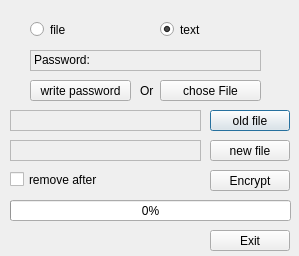
<?xml version="1.0" encoding="UTF-8"?>
<ui version="4.0">
 <class>EncrytpDecryptSymmetric</class>
 <widget class="QDialog" name="EncrytpDecryptSymmetric">
  <property name="geometry">
   <rect>
    <x>0</x>
    <y>0</y>
    <width>299</width>
    <height>256</height>
   </rect>
  </property>
  <property name="sizePolicy">
   <sizepolicy hsizetype="Preferred" vsizetype="Preferred">
    <horstretch>0</horstretch>
    <verstretch>0</verstretch>
   </sizepolicy>
  </property>
  <property name="windowTitle">
   <string>Encrypt symetric</string>
  </property>
  <widget class="QLabel" name="password_label">
   <property name="geometry">
    <rect>
     <x>30</x>
     <y>50</y>
     <width>231</width>
     <height>21</height>
    </rect>
   </property>
   <property name="frameShape">
    <enum>QFrame::StyledPanel</enum>
   </property>
   <property name="text">
    <string>Password: </string>
   </property>
   <property name="textInteractionFlags">
    <set>Qt::TextSelectableByKeyboard|Qt::TextSelectableByMouse</set>
   </property>
  </widget>
  <widget class="QPushButton" name="old_file">
   <property name="geometry">
    <rect>
     <x>210</x>
     <y>110</y>
     <width>80</width>
     <height>21</height>
    </rect>
   </property>
   <property name="text">
    <string>old file</string>
   </property>
  </widget>
  <widget class="QPushButton" name="set_key">
   <property name="geometry">
    <rect>
     <x>160</x>
     <y>80</y>
     <width>101</width>
     <height>21</height>
    </rect>
   </property>
   <property name="text">
    <string>chose File</string>
   </property>
  </widget>
  <widget class="QPushButton" name="new_file">
   <property name="geometry">
    <rect>
     <x>210</x>
     <y>140</y>
     <width>80</width>
     <height>21</height>
    </rect>
   </property>
   <property name="mouseTracking">
    <bool>false</bool>
   </property>
   <property name="tabletTracking">
    <bool>false</bool>
   </property>
   <property name="text">
    <string>new file</string>
   </property>
  </widget>
  <widget class="QLabel" name="old_file_label">
   <property name="geometry">
    <rect>
     <x>10</x>
     <y>110</y>
     <width>191</width>
     <height>21</height>
    </rect>
   </property>
   <property name="cursor">
    <cursorShape>ArrowCursor</cursorShape>
   </property>
   <property name="focusPolicy">
    <enum>Qt::NoFocus</enum>
   </property>
   <property name="frameShape">
    <enum>QFrame::StyledPanel</enum>
   </property>
   <property name="text">
    <string/>
   </property>
   <property name="textFormat">
    <enum>Qt::AutoText</enum>
   </property>
   <property name="scaledContents">
    <bool>false</bool>
   </property>
   <property name="alignment">
    <set>Qt::AlignLeading|Qt::AlignLeft|Qt::AlignVCenter</set>
   </property>
   <property name="margin">
    <number>0</number>
   </property>
   <property name="textInteractionFlags">
    <set>Qt::NoTextInteraction</set>
   </property>
  </widget>
  <widget class="QLabel" name="new_file_label">
   <property name="geometry">
    <rect>
     <x>10</x>
     <y>140</y>
     <width>191</width>
     <height>21</height>
    </rect>
   </property>
   <property name="frameShape">
    <enum>QFrame::StyledPanel</enum>
   </property>
   <property name="text">
    <string/>
   </property>
   <property name="alignment">
    <set>Qt::AlignLeading|Qt::AlignLeft|Qt::AlignVCenter</set>
   </property>
   <property name="textInteractionFlags">
    <set>Qt::NoTextInteraction</set>
   </property>
  </widget>
  <widget class="QProgressBar" name="progressCrypt">
   <property name="geometry">
    <rect>
     <x>10</x>
     <y>200</y>
     <width>281</width>
     <height>21</height>
    </rect>
   </property>
   <property name="autoFillBackground">
    <bool>false</bool>
   </property>
   <property name="value">
    <number>0</number>
   </property>
   <property name="invertedAppearance">
    <bool>false</bool>
   </property>
   <property name="textDirection">
    <enum>QProgressBar::BottomToTop</enum>
   </property>
  </widget>
  <widget class="QPushButton" name="WriteKey">
   <property name="geometry">
    <rect>
     <x>30</x>
     <y>80</y>
     <width>101</width>
     <height>21</height>
    </rect>
   </property>
   <property name="text">
    <string>write password</string>
   </property>
  </widget>
  <widget class="QPushButton" name="exit">
   <property name="geometry">
    <rect>
     <x>210</x>
     <y>230</y>
     <width>80</width>
     <height>21</height>
    </rect>
   </property>
   <property name="text">
    <string>Exit</string>
   </property>
  </widget>
  <widget class="QLabel" name="or_lbl">
   <property name="geometry">
    <rect>
     <x>140</x>
     <y>80</y>
     <width>21</width>
     <height>21</height>
    </rect>
   </property>
   <property name="text">
    <string>Or</string>
   </property>
  </widget>
  <widget class="QCheckBox" name="RemoveAfter">
   <property name="geometry">
    <rect>
     <x>10</x>
     <y>170</y>
     <width>88</width>
     <height>19</height>
    </rect>
   </property>
   <property name="text">
    <string>remove after</string>
   </property>
  </widget>
  <widget class="QPushButton" name="convert">
   <property name="geometry">
    <rect>
     <x>210</x>
     <y>170</y>
     <width>80</width>
     <height>21</height>
    </rect>
   </property>
   <property name="text">
    <string>Encrypt</string>
   </property>
  </widget>
  <widget class="QRadioButton" name="file_radiobtn">
   <property name="geometry">
    <rect>
     <x>30</x>
     <y>20</y>
     <width>84</width>
     <height>19</height>
    </rect>
   </property>
   <property name="text">
    <string>file</string>
   </property>
  </widget>
  <widget class="QRadioButton" name="text_radiobtn">
   <property name="geometry">
    <rect>
     <x>160</x>
     <y>20</y>
     <width>84</width>
     <height>19</height>
    </rect>
   </property>
   <property name="text">
    <string>text</string>
   </property>
   <property name="checked">
    <bool>true</bool>
   </property>
  </widget>
 </widget>
 <resources/>
 <connections/>
</ui>
